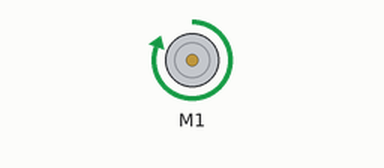
Simulated run of this sketch. Board: Arduino Uno, built with avr-gcc and run on an emulated ATmega328P. Shown: DC motor (green arrow = forward, orange = backward, longer = faster).

Above: at 2.5 s.
At 5.12 s:
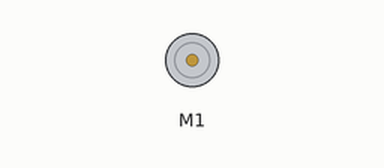
At 7.7 s:
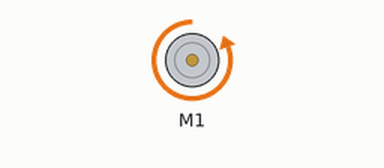
Timing chart, 0 to 13.7 s (numbered marks = the images above):
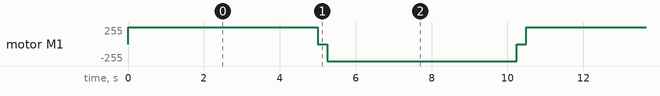

Measured:
- by itself, motor M1: repeats every 10.5 s: stopped 0.25 s, backward 255/255 5.0 s, stopped 0.25 s, forward 255/255 5.0 s

The sketch:

placa_controladora_de_motor_enbutida.ino
```cpp
#include <AFMotor.h>

AF_DCMotor motor(1); //Definindo motor para passar como parâmetro

void setup()
{
  motor.setSpeed(0);//Declarando motor

}

void loop()
{
  motor.setSpeed(255);//Velocidade Máxima
  motor.run(FORWARD);//Girando no sentido horário do motor
  delay(5000);

  motor.setSpeed(0);//Velocidade Minima
  motor.run(RELEASE);//Desligando o motor
  delay(250);

  motor.setSpeed(255);//Velocidade Máxima
  motor.run(BACKWARD);//Girando no sentido anti- horário do motor
  delay(5000);

  motor.setSpeed(0);//Velocidade Minima
  motor.run(RELEASE);//Desligando o motor
  delay(250);

}
```
